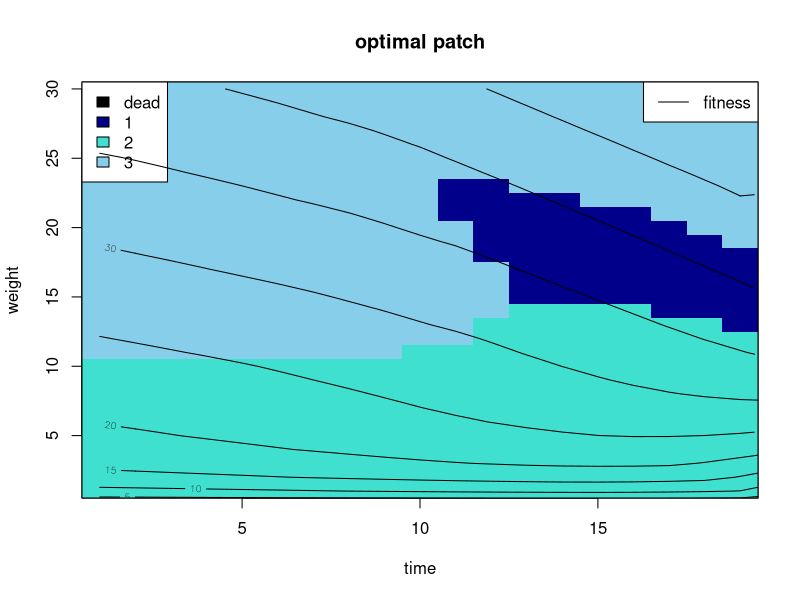

Recreate this plot in R.
## ---- chunk 1
xcrit <- 0
xmax <- 30
xrep <- 4
xclass <- xcrit:xmax
nmass <- length(xclass)
tmax <- 20
times <- 1:(tmax-1)
## ---- chunk 2
npatch <- 3
psurv <- c(0.99,0.95,0.98)
pfood <- c(0.2,0.5,0)
cost <- c(1,1,1)
feedgain <- c(2,4,0)
repr <- c(0,0,4)

f <- matrix(nr=tmax, nc=nmass, 0)
bestp <- matrix(nr=tmax-1,nc=nmass-1,0)
V <- vector(len=npatch)
fend <- 60
# saturation parameter
kx <- 0.25*xmax
# terminal fitness -- type II functional response
f[tmax,] <- fend*(xclass-xcrit)/(xclass-xcrit+kx)
## ---- chunk 3
fitness <- function(x,t){
  xx <- pmin(x,xmax)
  xx <- pmax(xx,xcrit)
  fitness <- f[t,xx-xcrit+1]
}
## ---- chunk 4
for(t in rev(times))                         #backwards iteration
{
  for(x in xclass[-1])                       #each class except xcrit
    {
      dfit <- pmax(0,pmin(x-xrep,repr))      #reproduction
      expectgain <- psurv*(pfood*fitness(x-cost+feedgain-dfit,t+1) + (1-pfood)*fitness(x-cost-dfit, t+1))
      V <- dfit + expectgain
      V[expectgain == 0] <- 0                 #dead
      f[t,x-xcrit+1] <- max(V)                #optimal fitness
      bestp[t,x-xcrit] <- which.max(V)        #best patch

    }  # next biomass class x

} # next time t
## ---- chunk 5
#| fig-asp: 1
image(x=times,y=xclass[-1],z=bestp,ylab="weight",xlab="time",zlim=c(0,3),
        main="optimal patch",col=c("black","blue4","turquoise","skyblue"))
  box()
legend("topleft",fill=c("black","blue4","turquoise","skyblue"), legend=c("dead","1","2","3"))
contour(x=1:tmax, y=xclass, z=f,add=TRUE)
legend("topright",legend="fitness",lty=1)
